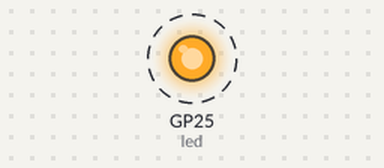
A program run on a simulated Raspberry Pi Pico running MicroPython. Shown: output pins drawn as LEDs (lit = HIGH). Dashed ring = blinking.

Above: at 0.2 s.
Timing chart, 0 to 3.0 s (numbered marks = the images above):
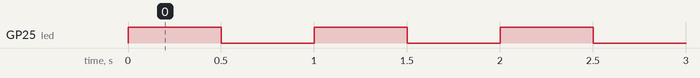

Measured:
- by itself, GP25 (led): alternates HIGH for 0.50 s and LOW for 0.50 s

The program:

01-blink-internal-led.py
```python
# Rotary Spinner Box - Blink the Onboard LED
# Filename: 01-blink-internal-led.py
#
# The classic "hello world" of microcontrollers.  This blinks the tiny LED
# built into the Raspberry Pi Pico itself - no wiring and no NeoPixel strip
# needed.  It is the very first proof that your code is running on the board.
#
# The onboard LED is wired to GPIO pin 25 on the Pico.

import machine
from utime import sleep

# Set up the onboard LED pin as an output we can turn on and off
led = machine.Pin(25, machine.Pin.OUT)

while True:
    led.value(1)    # turn the LED on
    sleep(0.5)      # wait half a second

    led.value(0)    # turn the LED off
    sleep(0.5)      # wait half a second
```
